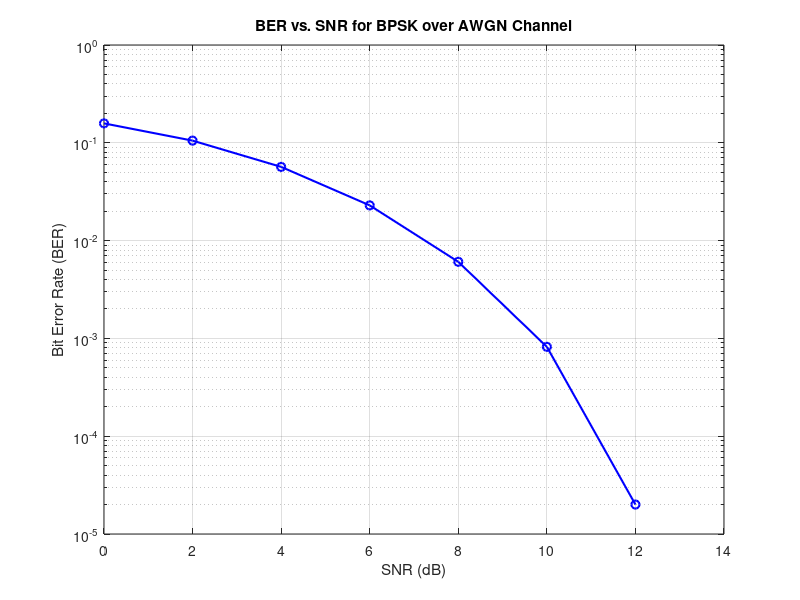

MATLAB code for this plot:

N = 1e5;                          
SNR_dB_range = 0:2:14;         
ber_vals = zeros(size(SNR_dB_range));  


for i = 1:length(SNR_dB_range)
    % 1. Bit generation
    tx_bits = randi([0 1], 1, N);
    
    % 2. BPSK modulation
    tx_symbols = 2*tx_bits - 1;
    
    % 3. AWGN channel
    rx_symbols = awgn(tx_symbols, SNR_dB_range(i), 'measured');
    
    % 4. BPSK demodulation
    rx_bits = rx_symbols > 0;
    
    % 5. BER calculation
    [~, ber_vals(i)] = biterr(tx_bits, rx_bits);
end

% Plotting
figure;
semilogy(SNR_dB_range, ber_vals, 'bo-', 'LineWidth', 1.5);
grid on;
xlabel('SNR (dB)');
ylabel('Bit Error Rate (BER)');
title('BER vs. SNR for BPSK over AWGN Channel');
